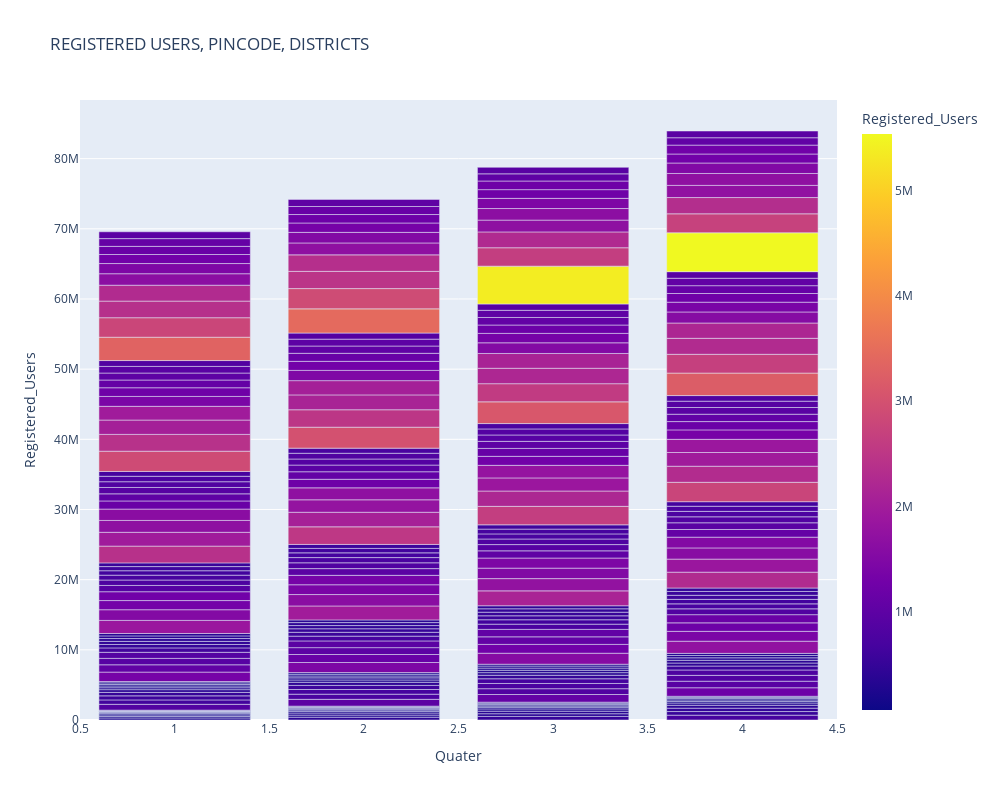

Notebook code cell kept with this figure:
### Code cell
Top_user_plot_2(Top_user, "Tamil Nadu")

### Figure 1 — Plotly figure (JSON) as saved in the notebook; plotly's stock layout.template omitted (floating-point values rounded to 4 significant figures; data arrays with more than 128 entries replaced by an {"elided": "..."} marker saying what was removed)
{"data": [{"customdata": {"elided": "280x2 str values"}, "hovertemplate": "Quater=%{x}<br>Registered_Users=%{marker.color}<br>Entity_Level=%{customdata[0]}<br>District=%{customdata[1]}<extra></extra>", "legendgroup": "", "marker": {"color": {"elided": "280 int values"}, "coloraxis": "coloraxis", "pattern": {"shape": ""}}, "name": "", "orientation": "v", "showlegend": false, "textposition": "auto", "type": "bar", "x": {"elided": "280 int values"}, "xaxis": "x", "y": {"elided": "280 int values"}, "yaxis": "y"}], "layout": {"barmode": "relative", "coloraxis": {"colorbar": {"title": {"text": "Registered_Users"}}, "colorscale": [[0, "#0d0887"], [0.1111, "#46039f"], [0.2222, "#7201a8"], [0.3333, "#9c179e"], [0.4444, "#bd3786"], [0.5556, "#d8576b"], [0.6667, "#ed7953"], [0.7778, "#fb9f3a"], [0.8889, "#fdca26"], [1, "#f0f921"]]}, "height": 800, "legend": {"tracegroupgap": 0}, "title": {"text": "REGISTERED USERS, PINCODE, DISTRICTS"}, "width": 1000, "xaxis": {"anchor": "y", "domain": [0, 1], "title": {"text": "Quater"}}, "yaxis": {"anchor": "x", "domain": [0, 1], "title": {"text": "Registered_Users"}}}}
